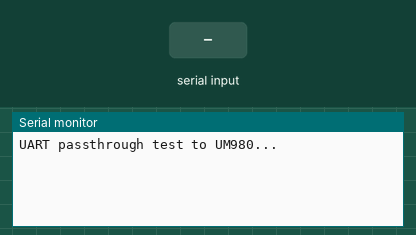
Simulated run of this sketch. Board: ESP32. Shown: the last lines printed to the serial monitor. The test bench sets the inputs (shaded band).

Above: at 3.2 s.
3.3 s: "1" received over the second serial link
At 4.3 s:
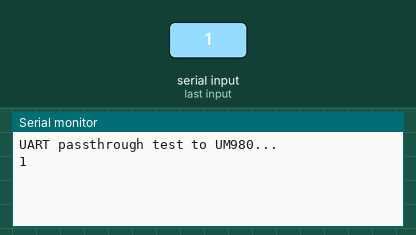
4.8 s: "0" received over the second serial link
At 5.4 s:
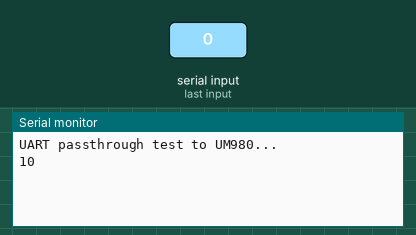

Measured:
- after the input at 3.3 s, the serial monitor: prints a new line at once (image 1)
- after the input at 4.8 s, the serial monitor: prints a new line at once (image 2)

The sketch:

RTKTest.ino
```cpp
#include <Arduino.h>
#include <HardwareSerial.h>

// Adjust to your wiring:
#define GNSS_RX  18   // UM980 RX <- ESP32 TX
#define GNSS_TX  17  // UM980 TX -> ESP32 RX
#define GNSS_BAUD 115200

HardwareSerial SerialGNSS(2);

void setup() {
  Serial.begin(115200);               // USB serial for PC
  while(!Serial);
  delay(1000);

  Serial.println("UART passthrough test to UM980...");

  SerialGNSS.begin(GNSS_BAUD, SERIAL_8N1, GNSS_RX, GNSS_TX);
  delay(1000);
  while (!SerialGNSS);
//  SerialGNSS.print("versiona com1\r\n");
  SerialGNSS.print("gpgga com2 1\r\n");
//  SerialGNSS.print("versiona com3\r\n");

}

void loop() {
  // Forward data from UM980 to PC
  while (SerialGNSS.available()) {
    Serial.write(SerialGNSS.read());
  }

  // Forward data from PC to UM980
  while (Serial.available()) {
    SerialGNSS.write(Serial.read());
  }
}
```
